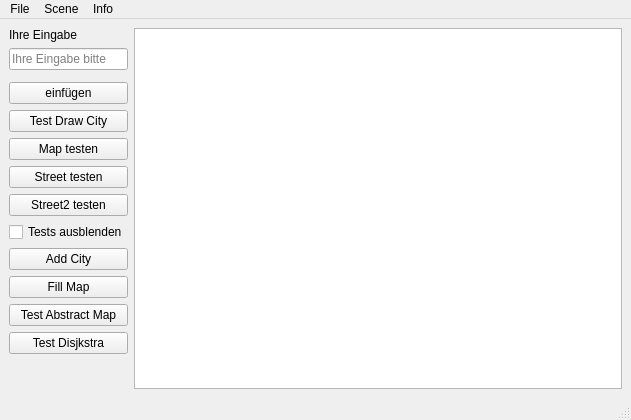
<?xml version="1.0" encoding="UTF-8"?>
<ui version="4.0">
 <class>MainWindow</class>
 <widget class="QMainWindow" name="MainWindow">
  <property name="geometry">
   <rect>
    <x>0</x>
    <y>0</y>
    <width>631</width>
    <height>420</height>
   </rect>
  </property>
  <property name="windowTitle">
   <string>MainWindow</string>
  </property>
  <widget class="QWidget" name="centralwidget">
   <layout class="QGridLayout" name="gridLayout" columnstretch="0,1">
    <property name="verticalSpacing">
     <number>6</number>
    </property>
    <item row="1" column="0">
     <widget class="QLineEdit" name="lineEdit_teste_was">
      <property name="placeholderText">
       <string>Ihre Eingabe bitte</string>
      </property>
      <property name="clearButtonEnabled">
       <bool>true</bool>
      </property>
     </widget>
    </item>
    <item row="3" column="0">
     <widget class="QPushButton" name="pushButton_teste_was">
      <property name="statusTip">
       <string>in die Tabelle einfügen</string>
      </property>
      <property name="text">
       <string>einfügen</string>
      </property>
      <property name="flat">
       <bool>false</bool>
      </property>
     </widget>
    </item>
    <item row="8" column="0">
     <widget class="QCheckBox" name="checkBox">
      <property name="text">
       <string>Tests ausblenden</string>
      </property>
      <property name="checked">
       <bool>false</bool>
      </property>
     </widget>
    </item>
    <item row="13" column="0">
     <spacer name="verticalSpacer">
      <property name="orientation">
       <enum>Qt::Vertical</enum>
      </property>
      <property name="sizeHint" stdset="0">
       <size>
        <width>20</width>
        <height>40</height>
       </size>
      </property>
     </spacer>
    </item>
    <item row="10" column="0">
     <widget class="QPushButton" name="pushButton_fill_map">
      <property name="text">
       <string>Fill Map</string>
      </property>
     </widget>
    </item>
    <item row="0" column="0">
     <widget class="QLabel" name="label_eingabe">
      <property name="text">
       <string>Ihre Eingabe</string>
      </property>
     </widget>
    </item>
    <item row="0" column="1" rowspan="14">
     <widget class="QGraphicsView" name="graphicsView"/>
    </item>
    <item row="11" column="0">
     <widget class="QPushButton" name="pushButton_AbstractMap">
      <property name="text">
       <string>Test Abstract Map</string>
      </property>
     </widget>
    </item>
    <item row="5" column="0">
     <widget class="QPushButton" name="map_testen">
      <property name="text">
       <string>Map testen</string>
      </property>
     </widget>
    </item>
    <item row="7" column="0">
     <widget class="QPushButton" name="street2_testen">
      <property name="text">
       <string>Street2 testen</string>
      </property>
     </widget>
    </item>
    <item row="4" column="0">
     <widget class="QPushButton" name="Test_Draw_City">
      <property name="text">
       <string>Test Draw City</string>
      </property>
     </widget>
    </item>
    <item row="6" column="0">
     <widget class="QPushButton" name="street_test">
      <property name="text">
       <string>Street testen</string>
      </property>
     </widget>
    </item>
    <item row="9" column="0">
     <widget class="QPushButton" name="button_add_city">
      <property name="text">
       <string>Add City</string>
      </property>
     </widget>
    </item>
    <item row="12" column="0">
     <widget class="QPushButton" name="pushButton_dijkstra">
      <property name="text">
       <string>Test Disjkstra</string>
      </property>
     </widget>
    </item>
   </layout>
  </widget>
  <widget class="QMenuBar" name="menubar">
   <property name="geometry">
    <rect>
     <x>0</x>
     <y>0</y>
     <width>631</width>
     <height>22</height>
    </rect>
   </property>
   <widget class="QMenu" name="menuFile">
    <property name="title">
     <string>File</string>
    </property>
    <addaction name="actionOpen"/>
    <addaction name="actionSave"/>
    <addaction name="separator"/>
    <addaction name="actionExit_2"/>
   </widget>
   <widget class="QMenu" name="menuScene">
    <property name="title">
     <string>Scene</string>
    </property>
    <addaction name="actionClear_Scene"/>
   </widget>
   <widget class="QMenu" name="menuInfo">
    <property name="title">
     <string>Info</string>
    </property>
    <addaction name="actionAbout"/>
   </widget>
   <addaction name="menuFile"/>
   <addaction name="menuScene"/>
   <addaction name="menuInfo"/>
  </widget>
  <widget class="QStatusBar" name="statusbar"/>
  <action name="actionOpen">
   <property name="enabled">
    <bool>false</bool>
   </property>
   <property name="text">
    <string>Open</string>
   </property>
  </action>
  <action name="actionSave">
   <property name="enabled">
    <bool>false</bool>
   </property>
   <property name="text">
    <string>Save</string>
   </property>
  </action>
  <action name="actionTrenner">
   <property name="text">
    <string>Trenner</string>
   </property>
  </action>
  <action name="actionExit_2">
   <property name="text">
    <string>Exit</string>
   </property>
   <property name="shortcut">
    <string>Alt+E</string>
   </property>
  </action>
  <action name="actionClear_Scene">
   <property name="text">
    <string>Clear Scene</string>
   </property>
   <property name="shortcut">
    <string>Alt+S</string>
   </property>
  </action>
  <action name="actionAbout">
   <property name="text">
    <string>About</string>
   </property>
  </action>
 </widget>
 <resources/>
 <connections/>
</ui>
